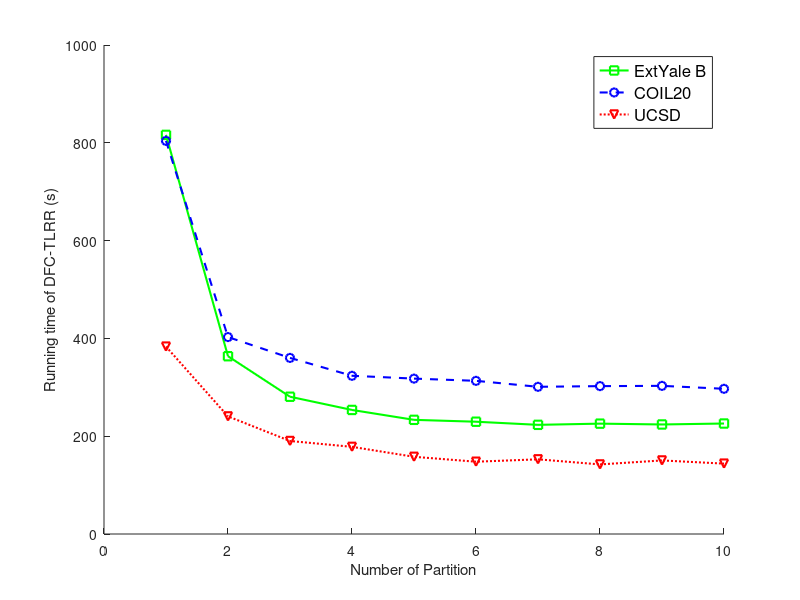

This chart was generated by the following MATLAB code:
figure
hold on
t = 1:10;
Yale = [816.2206	363.5551	280.6962	253.6885	233.4542	229.6135	223.2349	225.6845	223.9973	225.9406];
COIL = [803.9583	402.738	360.1468	323.5674	317.7864	313.2421	301.0274	302.4012	302.9717	296.9667];
UCSD = [383.2646	240.5355	190.2112	178.2365	157.8853	147.837	152.7209	142.2906	150.4351	143.933];

plot(t, Yale,'g-s','linewidth',1.5)
plot(t, COIL,'b--o','linewidth',1.5)
plot(t, UCSD,'r:v','linewidth',1.5)

legend({'ExtYale B', 'COIL20', 'UCSD'}, 'FontSize',12);
xlabel('Number of Partition')
ylabel('Running time of DFC-TLRR (s)')